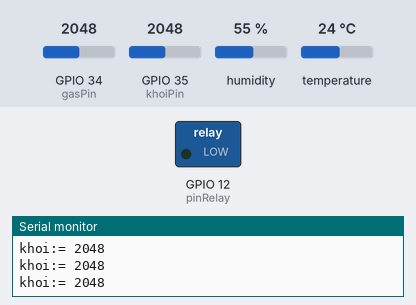
Bench run of a program on a simulated ESP32. Parts: switched loads named in the program (green lamp = pin HIGH), the last lines printed to the serial monitor. Dashed ring = blinking. The inputs (shaded band) are chosen by the test bench; at power-on: GPIO 35 (khoiPin) = 2048, temperature 24 °C, GPIO 34 (gasPin) = 2048, humidity 55 %. WiFi joins after 1.5 s; servers stay silent unless stated; random numbers use the default seed unless the program sets one; EEPROM starts erased; nothing arrives over Bluetooth unless stated. At 26.5 s the program restarts the board; the recording ends there.

Above: at 17.7 s.
17.8 s: GPIO 35 (khoiPin) set to 2745
19.3 s: GPIO 35 (khoiPin) set to 2846
At 19.7 s:
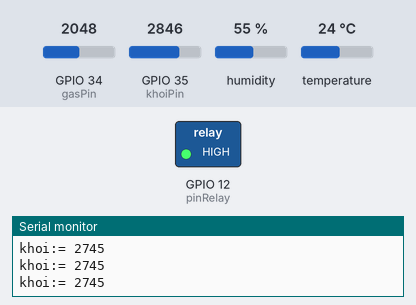
22.3 s: GPIO 35 (khoiPin) set to 2760
24.8 s: temperature set to 41 °C
At 25.4 s:
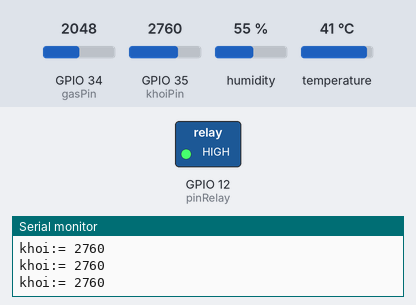
Timing chart, 0 to 26.5 s (numbered marks = the images above; inputs shaded):
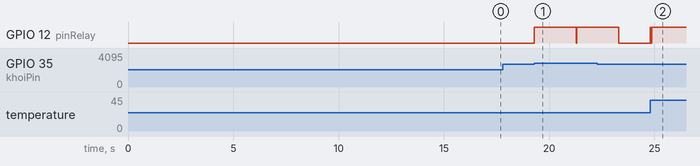

Measured:
- the behaviour switches between 2799 and 2800 on GPIO 35 (khoiPin) (found by bisection; images 0 and 1)
- after the input at 19.3 s, GPIO 12 (pinRelay): LOW → HIGH at once, → LOW 2.0 s later, → HIGH 0.01 s later
- after the input at 24.8 s, GPIO 12 (pinRelay): LOW → HIGH at once, → LOW 0.02 s later, → HIGH 0.04 s later

The program:

main.cpp
```cpp
#include <Arduino.h>
#include "firebase.h"
#include "watchdog.h"
#include "fcn_telegram.h"
#include "cambien.h"
#include "bluetooth.h"
#include "relay.h"

/**
 *
*/

void setup() {
  Serial.begin(115200);
#if 1
  _bluetooth.setup();
  fire.initFirebase();
  fire.setThoiGianCho(5000);

  _choCanhEsp32.initWatchDog();
  _sensor.initDHT();

#endif
  _relay.initRelay();

}

void loop() {
#if 1
  _sensor.loopDHT(&_sensor.temperature,&_sensor.humidity);
  _sensor.getGasSensor(&_sensor.gas);
  _sensor.getKhoiSensor(&_sensor.khoi);

  _relay.processor(&_sensor.temperature);

  // put your main code here, to run repeatedly:
  fire.runFirebase(_sensor.temperature,_sensor.humidity,_sensor.gas,_sensor.khoi);

  //delay(11000);
  _choCanhEsp32.choAn();
  //Serial.println("da cho an");
#endif
  //_relay.kickrelay(pinRelay,1);

}
```

bluetooth.cpp
```cpp
#include "bluetooth.h"

BluetoothSerial ESP_BT; //Object for Bluetooth

bool bluetooth::check_wifiUpdate()
{
    /*cap nhat thoi gian hien tai*/
    unsigned long currentMillis = millis();
    /*thoi gian hien tai tru thoi gian truoc do neu lon hon >= 15s thi return true*/

    if (currentMillis - previousMillis >= interval)
    {

        previousMillis = currentMillis;
        Serial.println("15 Seconds Over");

        return true;
    }
    //Check if we receive anything from Bluetooth
    /*neu da ket noi bluetooth ban co them 75s de setup wifi va pass*/
    else if(ESP_BT.available())
    {
        interval=75000;
        /**
         * bien buffer_in nay se doc cac chuoi nhan duoc tu bluetooth
        */
        buffer_in = ESP_BT.readStringUntil('\n'); //Read what we recevive
        delay(20);
        /**
         * tach chuoi neu ky tu dau tien la w
         * thi thuc hien vong lap for chay tu 0->chieu dai cua chuoi
         *
        */
        // wifi:
        if(buffer_in.charAt(0)=='w')
        {
            for(int i=0;i<buffer_in.length();i++)
            {
                /**
                 * ep kieu toan bo du lieu sang byte va gan vao val
                */
                val=(byte)(buffer_in.charAt(i));
                /**
                 * ghi no vao bo nho eeprom
                */
                EEPROM.write(addr, val);
                addr++;

            }
            /**
             * sau khi ghi xong de nhan biet chuoi nao la wifi chuoi nao la password
             * ta viet them so 10 vao de nhan biet giua 2 chuoi
            */
            EEPROM.write(addr, 10);
            /**
             * tang len addr++;
            */
            addr++;
            /**
             * ham nay dung commit vao eeprom
            */
            EEPROM.commit();
            /**
             * in ra trong giao dien bluetooth la da luu tru thanh
             * cong ten wifi
            */
            ESP_BT.println("WiFi Stored");

        }
        // Pass:
        /**
         * check xem trong chuoi buffer_in nhan duoc co ky tu dau tien la tu
         * p khong
        */
        else if(buffer_in.charAt(0)=='p')
        {

            for(int i=0;i<buffer_in.length();i++)
            {
                val=(byte)(buffer_in.charAt(i));
                EEPROM.write(addr, val);
                addr++;

            }
            EEPROM.write(addr, 10);
            EEPROM.commit();
            ESP_BT.println("Password Stored");
            //flag=1;
            /**
             * sau khi hoan tat qua trinh ghi vao eeprom
             * return true
            */

            return true;
        }
        // neu sau 75s ma khong cap nhat xong ten wifi va mk thi tro lai false

        return false;
    }
    else
    {
        return false;
    }

}

void bluetooth::setup()
{
    /**
     * khoi tao EEPROM voi kich thuoc 50
    */
    EEPROM.begin(50);
    /**
     * khoi tao ten bluetooth la Badger_Team
    */
    ESP_BT.begin("Badger_TeamZ"); //Name of your Bluetooth Signal
    /**
     * ham nay chi khi cap nhat wifi qua bluetooth or khi qua 15s
     * thi moi thoat dc vong lap
    */
    while(!check_wifiUpdate()==true);
    /**
     * vong lap for lap qua toan bo du lieu ben trong bo nho
     * EEPROM va gan no vao bien val
     *
    */
   for(int i=0;i<50;i++)
    {
        val=EEPROM.read(i);
        /**
         * ep kieu va ghi no vao chuoi stream
         *
        */
        stream+=(char)val;
        /**
         * tim den diem val ==10 noi danh dau giua wifi va pass
        */
        if((val==10) && (indS==0))
        {
            /**
             * cap nhat indS =i tai noi do
            */
            indS=i;
        }
        else if(val==10 && indP==0)
        {
            /**
             * tuong tu voi password ta cung cap nhat sau do
             * break vong lap
            */
            indP=i;
            break;
        }

    }
    /**
     * dung chuoi temp de ghi chuoi tu 0 den noi cap nhat indS
     * sau do bo ra 5 ky tu dau tien la wifi: de lay ten wifi
    */
    temp=stream.substring(0,indS);
    temp=temp.substring(5,indS);

    /**
     * tuong tu voi tren ta cong them bien indS+1 va lay den indP
     * sau do ta bo 5 ky tu dau la pass: va lay toan bo pass bang cach dung indP-indS
     *
    */
    temp2=stream.substring(indS+1,indP);
    temp2=temp2.substring(5,indP-indS);
    /**
     * cap kich thuoc chieu dai cua 2 chuoi la i va j
    */
    int i=temp.length();
    int j=temp2.length();
    _bluetooth.ssid[i];
    _bluetooth.pass[j];

    /**
     * sau do chuyen doi tu String thanh char theo cac kich thuoc cua i
     * va kich thuoc cua j
     * de luu ssid va pass
    */
    temp.toCharArray(_bluetooth.ssid,i);
    temp2.toCharArray(_bluetooth.pass,j);
    Serial.println("Stored Wifi");
    Serial.println(_bluetooth.ssid);
    Serial.println("Stored PASS");
    Serial.println(_bluetooth.pass);


}

bluetooth _bluetooth;
```

bluetooth.h
```cpp
#include <Arduino.h>
#include "BluetoothSerial.h" //Header File for Serial Bluetooth, will be added by default into Arduino
#include <EEPROM.h>
#include "WiFi.h"


class bluetooth
{
public:
    String buffer_in;
    unsigned long previousMillis = 0;
    byte val;
    int addr = 0;
    byte indS=0;
    byte indP=0;
    String stream;
    byte len=0;
    String temp;
    String temp2;
    unsigned int interval=15000; // 15s
    char ssid[50];
    char pass[50];

    void setup();
    boolean check_wifiUpdate();


};

extern bluetooth _bluetooth;
```

cambien.cpp
```cpp
#include "cambien.h"
#include "relay.h"
DHTesp dht;

sensor _sensor;

void sensor::getValue(  float *khoi)
{
    *khoi = random(10,100) + 1.235;
}
/**
 * khoi tao cam bien dht22
*/

void sensor::initDHT()
{
    dht.setup(GPIO_Pin,DHTesp::DHT22);
}

/**
 * function main de doc gia tri nhiet do va do am tu cam bien dht22
 *
*/


void sensor::loopDHT(float *temperature, float *humidity)
{
    uint32_t delaytime;
    delaytime = dht.getMinimumSamplingPeriod();
    //Serial.printf("thoi gian lay mau: %d\n",delaytime);
    /**
     * thoi gian can de lay mau
    */
    //delay(delaytime);

    *temperature=dht.getTemperature();
    *humidity = dht.getHumidity();

    const char* status = dht.getStatusString();
#if 0
    if(strcmp(status,"OK")==0)
        Serial.println("fantastic");
    else
        Serial.println("SOS!!!!!!");
#endif


}

void sensor::getGasSensor(uint32_t *gas)
{
    *gas = analogRead(gasPin);
}

void sensor::getKhoiSensor(uint32_t *khoi)
{
    Serial.printf("khoi:= %d\n",*khoi);
    *khoi = analogRead(khoiPin);
    if(*khoi >= 2800)
    {
        for(int i=0;i<10;i++)
        {
            _relay.kickrelay(pinRelay,1);
            delay(200);
        }

    }

    else
        _relay.kickrelay(pinRelay,0);
}
```

cambien.h
```cpp
#include <Arduino.h>
#include "DHTesp.h"

extern DHTesp dht;

/**
 * chan nay giao tiep voi cam bien dht
*/
#define GPIO_Pin GPIO_NUM_13


class sensor
{
private:
    /**
     * chan nay giao tiep voi cam bien khi gas
    */
    const int gasPin = GPIO_NUM_34;
    /***
     * chan nay giao tiep voi cam bien khoi
    */
    const int khoiPin = GPIO_NUM_35;

public:
    float humidity;
    float temperature;
    uint32_t gas;
    uint32_t khoi;

    void getValue(float *khoi);
    /**
     * khoi tao dht22 sensor
    */

    void initDHT();

    /**
     * khoi tao function main de doc nhiet do va do am
     * hai ham nay nhan doi la 2 dia chi cua temperature va humidity
    */
    void loopDHT(float *temperature, float *humidity);

    /**
     * functon doc cam bien khi gas ham nay nhan mot doi so la mot dia chi uint32_t gas
    */

    void getGasSensor(uint32_t *gas);

    /**
     * function nay dung de doc gia tri cua cam bien khoi
    */

    void getKhoiSensor(uint32_t *khoi);

};

extern sensor _sensor;
```

fcn_telegram.cpp
```cpp
#include "fcn_telegram.h"
setupTele tele;
WiFiClientSecure client;
UniversalTelegramBot bot(BOTtoken, client);

void setupTele::initTeleGram()
{
    client.setCACert(TELEGRAM_CERTIFICATE_ROOT);
    Serial.println("khoi tao thanh cong telegram");
}
/**
 * ham nay dung de gui tin nhan den bot tele
*/
void setupTele::sendData(String message)
{
    bot.sendMessage(CHAT_ID, message);
}

/**
 * ham nay dung de gui tin nhan canh bao den bot tele va gia tri vuot nguong canh bao
 *
*/

void setupTele::warining(String warining, uint32_t value)
{
    char buffer[100];
    sprintf(buffer,"canh bao gia tri vuot nguong := %d !!!!!!!!\n ",value);
    bot.sendMessage(CHAT_ID,buffer);
    bot.sendMessage(CHAT_ID,warining);
    //Serial.printf("",value);
    //Serial.printf("%s\n",warining);
}

void setupTele::loopTele(uint32_t nhietdo, float dodam, float gas, float khoi)
{
    if(millis() - tele.timeTick >= tele.timeWait )
    {
        tele.timeTick = millis();
        if(nhietdo >= 50)
        {
            tele.warining("nhiet do da vuot nguong",nhietdo);
        }
    }
}
```

fcn_telegram.h
```cpp
#include <WiFiClientSecure.h>
#include <UniversalTelegramBot.h>
#define BOTtoken "7040537799:AAHbciJh4XykJKqH9s5DpONHa-weC5gcqWA"
#define CHAT_ID "5561587743"
extern WiFiClientSecure client;
extern UniversalTelegramBot bot;

class setupTele
{
private:
    //const char* ssid ;
    //const char* password ;
public:
    uint32_t timeTick=0;
    uint32_t timeWait=1000;

    //void init_Wifi();
    //void setupWifi();
    void initTeleGram();
    void sendData(String message);
    void warining(String warining, uint32_t value);
    void loopTele(uint32_t nhietdo, float doam, float gas, float khoi);
};

extern setupTele tele;
```

firebase.cpp
```cpp
#include "firebase.h"
//Provide the token generation process info.
#include "addons/TokenHelper.h"
//Provide the RTDB payload printing info and other helper functions.
#include "addons/RTDBHelper.h"
#include "fcn_telegram.h"
#include "bluetooth.h"

geeks fire;
void geeks::setThoiGianCho(int s)
{
    thoigian_cho=s;
}
void geeks::initFirebase()
{
    Serial.begin(115200);
    WiFi.begin(_bluetooth.ssid, _bluetooth.pass);
    Serial.print("Connecting to Wi-Fi");
    while (WiFi.status() != WL_CONNECTED){
        Serial.print(".");
        delay(300);
        cnt+=1;
        if(cnt==10)
            esp_restart();
    }
    //flag=0;

    /**
     * ham nay duoc them vao tu fcn_telegram de khoi tao tele
    */
    //tele.initTeleGram();

    //delay(5000);
    Serial.println("da ket noi duoc wifi");
    /* Assign the api key (required) */
    config.api_key = API_KEY;

    /* Assign the RTDB URL (required) */
    config.database_url = DATABASE_URL;

    /* Sign up */
    if (Firebase.signUp(&config, &auth, "", "")){
        Serial.println("ok");
        signupOK = true;
    }
    else{
        Serial.printf("%s\n", config.signer.signupError.message.c_str());
        esp_restart();
    }

    if(signupOK)
    {
        //delay(5000);
        Serial.println("da ket noi thanh cong firebase");
    }
    /* Assign the callback function for the long running token generation task */
    config.token_status_callback = tokenStatusCallback; //see addons/TokenHelper.h

    Firebase.begin(&config, &auth);
    Firebase.reconnectWiFi(true);
}

void geeks::runFirebase(float nhietdo, float doam, uint32_t gas, uint32_t khoi)
{
    if (Firebase.ready() && signupOK && (millis() - sendDataPrevMillis > thoigian_cho || sendDataPrevMillis == 0))
    {
        sendDataPrevMillis = millis();
        // Write an Int number on the database path test/int
        if (Firebase.RTDB.setFloat(&fbdo, "test/nhietdo", nhietdo)){
            Serial.println("PASSED");
            Serial.println("PATH: " + fbdo.dataPath());
            Serial.println("TYPE: " + fbdo.dataType());
        }
        else {
            Serial.println("FAILED");
            Serial.println("REASON: " + fbdo.errorReason());
            esp_restart();
        }
        count++;

        // Write an Float number on the database path test/float
        if (Firebase.RTDB.setFloat(&fbdo, "test/doam", doam)){
            Serial.println("PASSED");
            Serial.println("PATH: " + fbdo.dataPath());
            Serial.println("TYPE: " + fbdo.dataType());
        }
        else {
            Serial.println("FAILED");
            Serial.println("REASON: " + fbdo.errorReason());
            esp_restart();
        }

        if (Firebase.RTDB.setInt(&fbdo, "test/khigas", gas)){
            Serial.println("PASSED");
            Serial.println("PATH: " + fbdo.dataPath());
            Serial.println("TYPE: " + fbdo.dataType());
        }
        else {
            Serial.println("FAILED");
            Serial.println("REASON: " + fbdo.errorReason());
            esp_restart();
        }

        if (Firebase.RTDB.setInt(&fbdo, "test/baokhoi", khoi)){
            Serial.println("PASSED");
            Serial.println("PATH: " + fbdo.dataPath());
            Serial.println("TYPE: " + fbdo.dataType());
        }
        else {
            Serial.println("FAILED");
            Serial.println("REASON: " + fbdo.errorReason());
            esp_restart();
        }

    }
}
```

firebase.h
```cpp
#ifndef FIREBASE_H
#define FIREBASE_H
#include <Arduino.h>
#include <WiFi.h>
#include <Firebase_ESP_Client.h>


// Insert your network credentials
#define WIFI_SSID "Phat1"
#define WIFI_PASSWORD "0937875855"


// Insert Firebase project API Key
#define API_KEY "AIzaSyAseU2XSE3MyNGqizdbipjUdWhUAaa1O00"

// Insert RTDB URLefine the RTDB URL */
#define DATABASE_URL "https://test-7ed86-default-rtdb.asia-southeast1.firebasedatabase.app/"


class geeks
{
private:
    FirebaseData fbdo;

    FirebaseAuth auth;
    FirebaseConfig config;
    unsigned long sendDataPrevMillis = 0;
    int count = 0;
    bool signupOK = false;
    unsigned int thoigian_cho;
    uint32_t cnt=0;


public:
    void setThoiGianCho(int s);
    void initFirebase();
    void runFirebase(float nhietdo,float doam,uint32_t gas, uint32_t khoi);

};


extern geeks fire;

#endif
```

relay.cpp
```cpp
#include "relay.h"

void relay::initRelay()
{
    pinMode(pinRelay,OUTPUT);

}

void relay::kickrelay(int pin,int state)
{
    digitalWrite(pin,state);
}
void relay::processor(float *temperature)
{
    //Serial.printf("temperature:= %2.f\n",*temperature);
    if(*temperature > 40.00)
        kickrelay(pinRelay,1);
    else
        kickrelay(pinRelay,0);
}

relay _relay;
```

relay.h
```cpp
#include <Arduino.h>

#define pinRelay GPIO_NUM_12


class relay
{
public:
    void initRelay();
    void kickrelay(int pin,int state);
    void processor(float *temperature);

};

extern relay _relay;
```

watchdog.cpp
```cpp
#include "watchdog.h"
watchDog _choCanhEsp32;
portMUX_TYPE timerMux=portMUX_INITIALIZER_UNLOCKED;
void IRAM_ATTR reset()
{
    portENTER_CRITICAL_ISR(&timerMux);
    Serial.println("watch dog :(( khoi dong lai");
    esp_restart();
    portEXIT_CRITICAL_ISR(&timerMux);
}


void watchDog::initWatchDog()
{
    timer0=timerBegin(0,80,true);
    timerAttachInterrupt(timer0,&reset,true);
    timerAlarmWrite(timer0,timeForDogEat,true);
    timerAlarmEnable(timer0);
}

void watchDog::choAn()
{
    timerWrite(timer0,0); // cho an
}
```

watchdog.h
```cpp
#include <Arduino.h>
#include "freertos/FreeRTOS.h"
#include "freertos/Task.h"
#include "freertos/semphr.h"

class watchDog
{
private:
    uint8_t flag;
    hw_timer_t * timer0=NULL;

    uint32_t timeForDogEat=10000000; // 10s


public:
    void initWatchDog();
    void choAn();
};

extern watchDog _choCanhEsp32;
```
